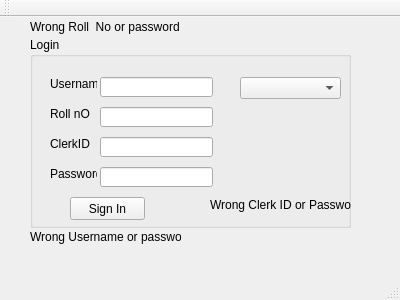
<?xml version="1.0" encoding="UTF-8"?>
<ui version="4.0">
 <class>MainWindow</class>
 <widget class="QMainWindow" name="MainWindow">
  <property name="geometry">
   <rect>
    <x>0</x>
    <y>0</y>
    <width>400</width>
    <height>300</height>
   </rect>
  </property>
  <property name="windowTitle">
   <string>MainWindow</string>
  </property>
  <widget class="QWidget" name="centralWidget">
   <widget class="QGroupBox" name="groupBox">
    <property name="geometry">
     <rect>
      <x>30</x>
      <y>20</y>
      <width>321</width>
      <height>191</height>
     </rect>
    </property>
    <property name="title">
     <string>Login</string>
    </property>
    <widget class="QLineEdit" name="user">
     <property name="geometry">
      <rect>
       <x>70</x>
       <y>40</y>
       <width>113</width>
       <height>20</height>
      </rect>
     </property>
    </widget>
    <widget class="QLineEdit" name="password">
     <property name="geometry">
      <rect>
       <x>70</x>
       <y>130</y>
       <width>113</width>
       <height>20</height>
      </rect>
     </property>
    </widget>
    <widget class="QLabel" name="label">
     <property name="geometry">
      <rect>
       <x>20</x>
       <y>40</y>
       <width>47</width>
       <height>13</height>
      </rect>
     </property>
     <property name="text">
      <string>Username</string>
     </property>
    </widget>
    <widget class="QLabel" name="label_2">
     <property name="geometry">
      <rect>
       <x>20</x>
       <y>130</y>
       <width>47</width>
       <height>13</height>
      </rect>
     </property>
     <property name="text">
      <string>Password</string>
     </property>
    </widget>
    <widget class="QPushButton" name="Signin">
     <property name="geometry">
      <rect>
       <x>40</x>
       <y>160</y>
       <width>75</width>
       <height>23</height>
      </rect>
     </property>
     <property name="text">
      <string>Sign In</string>
     </property>
    </widget>
    <widget class="QLineEdit" name="roll">
     <property name="geometry">
      <rect>
       <x>70</x>
       <y>70</y>
       <width>113</width>
       <height>20</height>
      </rect>
     </property>
    </widget>
    <widget class="QLabel" name="label_3">
     <property name="geometry">
      <rect>
       <x>20</x>
       <y>70</y>
       <width>47</width>
       <height>13</height>
      </rect>
     </property>
     <property name="text">
      <string>Roll nO</string>
     </property>
    </widget>
    <widget class="QLabel" name="label_4">
     <property name="geometry">
      <rect>
       <x>20</x>
       <y>100</y>
       <width>47</width>
       <height>13</height>
      </rect>
     </property>
     <property name="text">
      <string>ClerkID</string>
     </property>
    </widget>
    <widget class="QLineEdit" name="client">
     <property name="geometry">
      <rect>
       <x>70</x>
       <y>100</y>
       <width>113</width>
       <height>20</height>
      </rect>
     </property>
    </widget>
    <widget class="QComboBox" name="comboBox">
     <property name="geometry">
      <rect>
       <x>210</x>
       <y>40</y>
       <width>101</width>
       <height>22</height>
      </rect>
     </property>
    </widget>
    <widget class="QLabel" name="wc">
     <property name="geometry">
      <rect>
       <x>180</x>
       <y>160</y>
       <width>141</width>
       <height>16</height>
      </rect>
     </property>
     <property name="text">
      <string>Wrong Clerk ID or Password</string>
     </property>
    </widget>
   </widget>
   <widget class="QLabel" name="wu">
    <property name="geometry">
     <rect>
      <x>30</x>
      <y>210</y>
      <width>151</width>
      <height>20</height>
     </rect>
    </property>
    <property name="text">
     <string>Wrong Username or password</string>
    </property>
   </widget>
   <widget class="QLabel" name="wr">
    <property name="geometry">
     <rect>
      <x>30</x>
      <y>0</y>
      <width>151</width>
      <height>20</height>
     </rect>
    </property>
    <property name="text">
     <string>Wrong Roll  No or password</string>
    </property>
   </widget>
  </widget>
  <widget class="QMenuBar" name="menuBar">
   <property name="geometry">
    <rect>
     <x>0</x>
     <y>0</y>
     <width>400</width>
     <height>21</height>
    </rect>
   </property>
  </widget>
  <widget class="QToolBar" name="mainToolBar">
   <attribute name="toolBarArea">
    <enum>TopToolBarArea</enum>
   </attribute>
   <attribute name="toolBarBreak">
    <bool>false</bool>
   </attribute>
  </widget>
  <widget class="QStatusBar" name="statusBar"/>
 </widget>
 <layoutdefault spacing="6" margin="11"/>
 <resources/>
 <connections/>
</ui>
